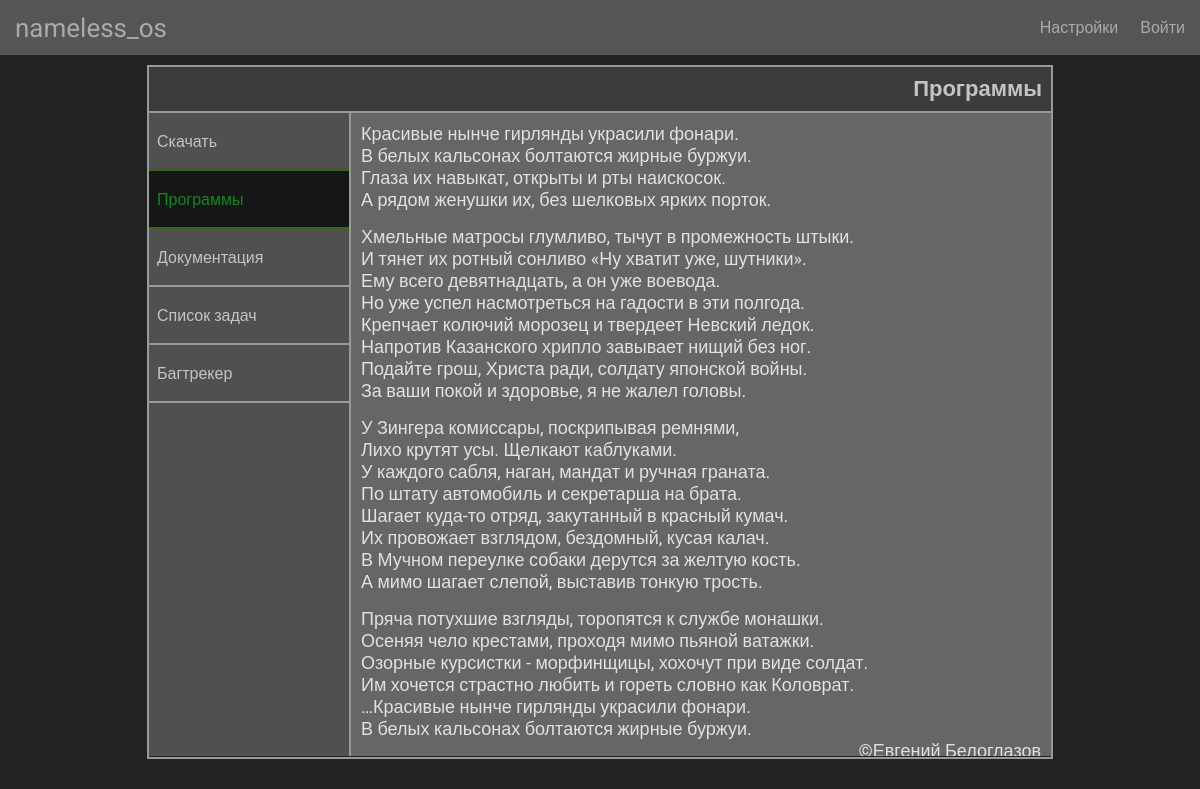
Page /?page=6 on the committed database.
### page/models.py (models this page shows, shortened)
class Page(models.Model):
	class Meta:
		verbose_name_plural = "Страница"
	active		= models.BooleanField(blank=False)
	title		= models.CharField(max_length=64, verbose_name='Название страницы', default="Страница", blank=True)
	html		= models.TextField(verbose_name='Содержание страницы', blank=True)
	css			= models.FileField(blank=True)
	js			= models.FileField(blank=True)
	date_change	= models.DateField(default=datetime.date.today)
	master_page = models.ForeignKey("self", on_delete=models.CASCADE, null=True, blank=True)
	slave_pages = models.ManyToManyField("self", symmetrical=False, null=True, blank=True, related_name='+')

### home/views.py (the view, shortened to what this page needs)
# urls.py: path('', Home_view.as_view()),
class Home_view(TemplateView):
	template_name = "home.html"
	def get(self, request):
		page = Manage.get_page_data(request)
		try:
			page_now_main = Manage.get_page_branch(page)[-2].title
		except IndexError:
			page_now_main = False
		try:
			user = User.objects.get(id=request.user.id)
		except:
			user = None
		try:
			ajax_checkbox = request.COOKIES["ajax_checkbox"] == "true"
		except:
			ajax_checkbox = False
		try:
			edit_checkbox = request.COOKIES["edit_checkbox"] == "true"
		except:
			edit_checkbox = False
		page.css.open(mode='r')
		page_css_text= page.css.read()
		page.css.close()
		page.js.open(mode='r')
		page_js_text= page.js.read()
		page.js.close()
		print(page.js.url)
		ctx = {
			"title": page.title,
			"html": page.html,
			"css_url":  page.css.url,
			"css_text": page_css_text,
			"js_url":  page.js.url,
			"js_text": page_js_text,
			"page_now_main": page_now_main,
			"user": user,
			"is_ajax": ajax_checkbox,
			"is_edit": edit_checkbox
		}
		print(page.title)
		if ajax_checkbox:
			ctx["content_list"] = Manage.get_html_content_list_ajax(page)
		else:
			ctx["content_list"] = Manage.get_html_content_list(page)
		return render(request, self.template_name, ctx)

### home/views.py (called while the page is built, shortened)
	def get_page_data(request):
		try:
			get = int(request.GET["page"])
		except:
			get = 1
		page = Page.objects.get(id=get)
		return page

	def get_page_branch(page):
		result = [page]
		master = page
		while master != master.master_page:
			master = master.master_page
			result.append(master)
		return result

	def get_page_list(page):
		def test(i):
			tmp = []
			for slave in i.slave_pages.all():
				if_selected = slave.title in result_titles
				if_selected_master = slave.title == page.title
				tmp.append({
							slave.id: {
									"id": slave.id,
									"title": slave.title,
									"element": slave,
									"if_selected": if_selected,
									"if_selected_master": if_selected_master,
									"selected": test(slave)
								 }
						 })
			return tmp
		result = Manage.get_page_branch(page)
		result_titles = [i.title for i in result]
		return test(result[len(result)-1])

	def get_html_content_list(page):
		html_content_list = ""
		content_list = Manage.get_page_list(page)
		for el in content_list:
			for key, val in el.items():
				if val["if_selected"]:
					if val["if_selected_master"]:
						html_content_list += f"<a class=\"box-element selected selected-master\" href='/?page={key}'>{val['title']}</a>"
					else:
						html_content_list += f"<a class=\"box-element selected\" href='/?page={key}'>{val['title']}</a>"
				else:
					html_content_list += f"<a class=\"box-element\" href='/?page={key}'>{val['title']}</a>"
		return html_content_list

### home/templates/home.html (shortened to what this page needs)
<!DOCTYPE html>
<html>
    <head>
		{% load static %}
		<link rel="stylesheet" href="{% static 'css/main.css' %}">
		<link rel="stylesheet" href="{% static 'css/home.css' %}">
		<link rel="stylesheet" href="{{ css_url }}">
		<link rel="stylesheet" href="{% static 'css/home.css' %}">
    </head>
    <body>
	{% include 'top_menu.html' %}
	<div id="content_wrap" class="content-wrap">
		{% if user.is_staff and is_edit %}
			<input id="content_header" type="text" value="{{ title | safe }}"></input>
		{% else %}
			<div id="content_header">{{ title }}</div>
		{% endif %}
		<div id="wrap_content" class="flex-row-sb">
			<div id="content_list">
				{{content_list | safe}}
			</div>
			{% if user.is_staff and is_edit %}
			<div id="edit_panel">
				<div id="edit_bar">
					<a class="box-element" onclick="save_page_data()">Сохранить</a>
					<div class="flex-row-sb">
						<input id="show_edit_checkbox" type="checkbox"></input>
						<label for="show_edit_checkbox">Редактор</label>
					</div>
					<div class="flex-row-sb">
						<input id="show_result_checkbox" type="checkbox"></input>
						<label for="show_result_checkbox">Результат</label>
					</div>
					<div class="flex-row-sb">
						<input id="show_html_checkbox" type="checkbox"></input>
						<label for="show_html_checkbox">HTML</label>
					</div>
					<div class="flex-row-sb">
						<input id="show_css_checkbox" type="checkbox"></input>
						<label for="show_css_checkbox">CSS</label>
					</div>
					<div class="flex-row-sb">
						<input id="show_js_checkbox" type="checkbox"></input>
						<label for="show_js_checkbox">JS</label>
					</div>
				</div>
				<div id="wrap_editor" class="flex-row-sb">
					<div id="wrap-content-editor" class="wrap-content">
						<div id="wrap_content_html">
							<h2 class="wrap-content-header">HTML</h2>
							<textarea type="text" id="content_html" class="content-text">{{ html }}</textarea>
						</div>
						<div id="wrap_content_css">
							<h2 class="wrap-content-header">CSS</h2>
							<textarea type="text" id="content_css" class="content-text">{{ css_text }}</textarea>
						</div>
						<div id="wrap_content_js">
							<h2 class="wrap-content-header">JS</h2>
							<textarea type="text" id="content_js" class="content-text">{{ js_text }}</textarea>
						</div>
					</div>
					<div id="wrap-content-view" class="wrap-content">
						<h2 class="wrap-content-header">Результат</h2>
						<div id="content_view" class="content-text">{{ html | safe}}</div>
					</div>
				</div>
			</div>
			{% else %}
				<div id="content" class="content-text">
		 			{{ html | safe}}
				</div>
			{% endif %}
		</div>
	</div>
    </body>
</html>

### static/css/main.css (style rules this page uses)
* { margin: 0; padding: 0; font-family: "Roboto", Arial; text-decoration: none; color: #AAA; }
body { background-color: #222; display: flex; flex-direction: column; justify-content: space-between; }
.box-element { font-size: 16px; align-items: center; display: flex; padding: 9px 6px; border: solid 1px #555; transition: 0.4s; margin: 0 4px; cursor: pointer; }
.selected { background: #333 !important; }
.selected-master, .selected-master:active, .selected-master:hover { color: #182 !important; border-bottom: solid 2px #361 !important; background: #161616 !important; }
.selected-master + .box-element { border-bottom: solid 2px #361 !important; }
.flex-row-sb { display: flex; justify-content: space-between; align-items: center; }

### static/css/home.css (style rules this page uses)
.content-wrap { margin: 10px auto; border: solid 2px #999; min-height: 580px; height: calc(95vh - 70px); }
#content_header { background-color: #3C3C3C; border-bottom: solid 2px #999; padding: 9px; color: #C4C4C4; font-size: 22px; font-weight: 600; text-align: right; cursor: default; }
#wrap_content { align-items: flex-start; background-color: #505050; height: calc(100% - 47px); }
#content_list { display: flex; flex-direction: column-reverse; justify-content: flex-end; width: 200px; height: 100%; background-color: #505050; font-size: 14px; overflow-y: auto; scrollbar-width: 1px; }
#content_list .box-element { height: 40px; padding: 8px; border: none; border-bottom: solid 2px #999; color: #C4C4C4; margin: 0; }
.content-text { width: 700px; height: 100%; background-color: #666; font-size: 14px; overflow-y: auto; scrollbar-width: thin; font-size: 18px; border-left: solid 2px #999; }
.content-text p { color: #E1E1E1; text-align: justify; text-justify: inter-word; }
.flex-row-sb { display: flex; justify-content: space-between; align-items: center; }

### media/6.css (style rules this page uses)
.wrap-programms { padding: 10px; }

### rows in the picture
Page: title "Программы", html "Красивые нынче гирлянды украсили фонари. В белых кальсонах болтаются жирные буржуи. Глаза их навыкат, открыты и рты наискосок. А рядом женушки их, без шелковых ярких порток. Хмельные матросы глумливо, тычут в промежность штыки. И тянет их ротный сонливо «Ну хватит уже, шутники». Ему всего девятнадцать, а он уже воевода. Но уже успел насмотреться на гадости в эти полгода. Крепчает колючий морозец и твердеет Невский ледок. Напротив Казанского хрипло завывает нищий без ног. Подайте грош, Христа ради, солдату японской войны. За ваши покой и здоровье, я не жалел головы. У Зингера комиссары, поскрипывая ремнями, Лихо крутят усы. Щелкают каблуками. У каждого сабля, наган, мандат и ручная граната.…"
Page: title "Багтрекер Список задач Документация Программы Скачать"
